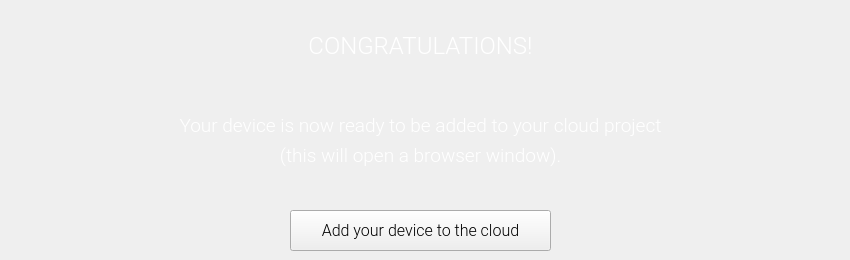
    <widget class="QWidget" name="step5">
     <widget class="QLabel" name="s5_label_5">
      <property name="geometry">
       <rect>
        <x>0</x>
        <y>110</y>
        <width>841</width>
        <height>31</height>
       </rect>
      </property>
      <property name="palette">
       <palette>
        <active>
         <colorrole role="WindowText">
          <brush brushstyle="SolidPattern">
           <color alpha="255">
            <red>255</red>
            <green>255</green>
            <blue>255</blue>
           </color>
          </brush>
         </colorrole>
        </active>
        <inactive>
         <colorrole role="WindowText">
          <brush brushstyle="SolidPattern">
           <color alpha="255">
            <red>255</red>
            <green>255</green>
            <blue>255</blue>
           </color>
          </brush>
         </colorrole>
        </inactive>
        <disabled>
         <colorrole role="WindowText">
          <brush brushstyle="SolidPattern">
           <color alpha="255">
            <red>120</red>
            <green>120</green>
            <blue>120</blue>
           </color>
          </brush>
         </colorrole>
        </disabled>
       </palette>
      </property>
      <property name="font">
       <font>
        <family>Roboto Light</family>
        <pointsize>14</pointsize>
        <underline>false</underline>
       </font>
      </property>
      <property name="text">
       <string>Your device is now ready to be added to your cloud project</string>
      </property>
      <property name="alignment">
       <set>Qt::AlignCenter</set>
      </property>
     </widget>
     <widget class="QLabel" name="s5_label_6">
      <property name="geometry">
       <rect>
        <x>0</x>
        <y>30</y>
        <width>841</width>
        <height>31</height>
       </rect>
      </property>
      <property name="palette">
       <palette>
        <active>
         <colorrole role="WindowText">
          <brush brushstyle="SolidPattern">
           <color alpha="255">
            <red>255</red>
            <green>255</green>
            <blue>255</blue>
           </color>
          </brush>
         </colorrole>
        </active>
        <inactive>
         <colorrole role="WindowText">
          <brush brushstyle="SolidPattern">
           <color alpha="255">
            <red>255</red>
            <green>255</green>
            <blue>255</blue>
           </color>
          </brush>
         </colorrole>
        </inactive>
        <disabled>
         <colorrole role="WindowText">
          <brush brushstyle="SolidPattern">
           <color alpha="255">
            <red>120</red>
            <green>120</green>
            <blue>120</blue>
           </color>
          </brush>
         </colorrole>
        </disabled>
       </palette>
      </property>
      <property name="font">
       <font>
        <family>Roboto Light</family>
        <pointsize>18</pointsize>
        <underline>false</underline>
       </font>
      </property>
      <property name="text">
       <string>CONGRATULATIONS!</string>
      </property>
      <property name="alignment">
       <set>Qt::AlignCenter</set>
      </property>
     </widget>
     <widget class="QPushButton" name="s5_claimBtn">
      <property name="enabled">
       <bool>true</bool>
      </property>
      <property name="geometry">
       <rect>
        <x>290</x>
        <y>210</y>
        <width>261</width>
        <height>41</height>
       </rect>
      </property>
      <property name="font">
       <font>
        <family>Roboto Light</family>
        <pointsize>12</pointsize>
        <weight>50</weight>
        <bold>false</bold>
       </font>
      </property>
      <property name="text">
       <string>Add your device to the cloud</string>
      </property>
     </widget>
     <widget class="QLabel" name="s5_label_7">
      <property name="geometry">
       <rect>
        <x>0</x>
        <y>140</y>
        <width>841</width>
        <height>31</height>
       </rect>
      </property>
      <property name="palette">
       <palette>
        <active>
         <colorrole role="WindowText">
          <brush brushstyle="SolidPattern">
           <color alpha="255">
            <red>255</red>
            <green>255</green>
            <blue>255</blue>
           </color>
          </brush>
         </colorrole>
        </active>
        <inactive>
         <colorrole role="WindowText">
          <brush brushstyle="SolidPattern">
           <color alpha="255">
            <red>255</red>
            <green>255</green>
            <blue>255</blue>
           </color>
          </brush>
         </colorrole>
        </inactive>
        <disabled>
         <colorrole role="WindowText">
          <brush brushstyle="SolidPattern">
           <color alpha="255">
            <red>120</red>
            <green>120</green>
            <blue>120</blue>
           </color>
          </brush>
         </colorrole>
        </disabled>
       </palette>
      </property>
      <property name="font">
       <font>
        <family>Roboto Light</family>
        <pointsize>14</pointsize>
        <underline>false</underline>
       </font>
      </property>
      <property name="text">
       <string>(this will open a browser window).</string>
      </property>
      <property name="alignment">
       <set>Qt::AlignCenter</set>
      </property>
     </widget>
    </widget>
